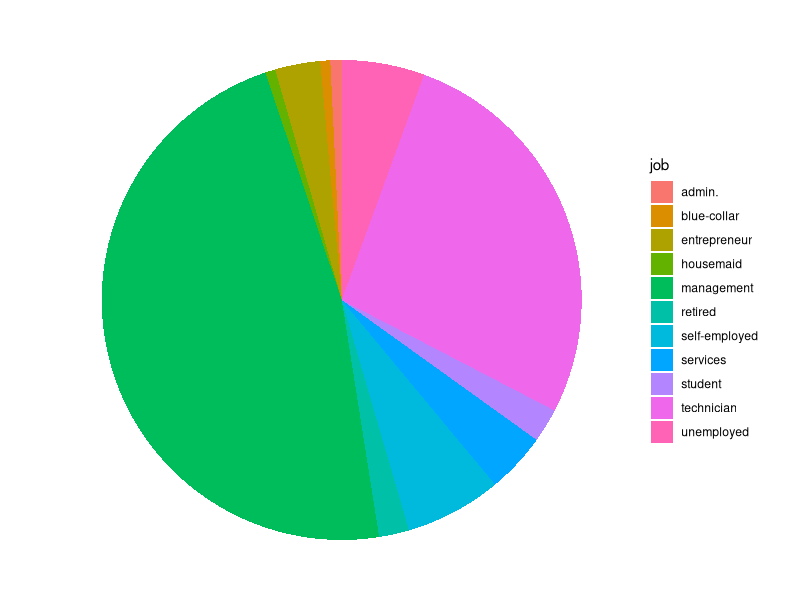
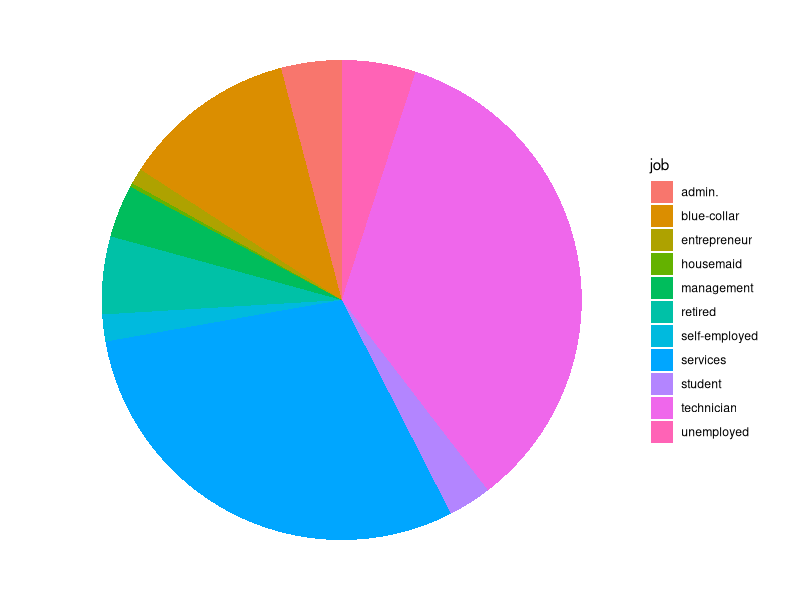
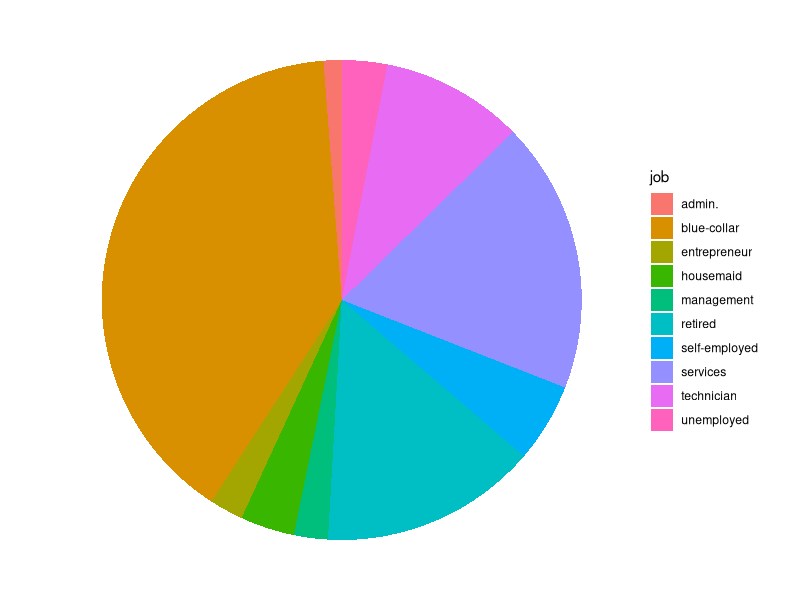

Here is the R script that generated these plots, in order:
## ---- chunk 1
knitr::opts_chunk$set(echo = TRUE)
options(scipen = 9999)
options(width = 70)
knitr::opts_chunk$set(linewidth = 60)
library(knitr)
library(formatR)
library(ggplot2)
opts_chunk$set(tidy.opts=list(width.cutoff=40),tidy=TRUE)
mode <- function(v, empty = FALSE) {
  if(empty){
    v = v[v != ""]
  }
  uniqv <- unique(v)
  uniqv[which.max(tabulate(match(v, uniqv)))]
}
## ---- chunk 2
bankn <- read.csv("2021-Set03-QualityAssured.csv", 
                  header = T, sep = ",", stringsAsFactors = T)
## ---- chunk 3
summary(bankn$RefNum)
## ---- chunk 4
summary(bankn$age)
## ---- chunk 5
bankn$age[is.na(bankn$age)] <- median(bankn$age, na.rm = T)
summary(bankn$age)
## ---- chunk 6
summary(bankn$marital)
## ---- chunk 7
summary(bankn$job)
## ---- chunk 8
bankn[!(bankn$job %in% c("admin.", "unemployed", "management","housemaid", "entrepreneur", "student", "blue-collar","self-employed", "retired", "technician", "services")),2:5]
## ---- chunk 9
bankn <- bankn[(bankn$job %in% c("admin.", "unemployed", "management","housemaid", "entrepreneur", "student", "blue-collar","self-employed", "retired", "technician", "services")) | (bankn$education %in% 
                    c('tertiary','secondary','primary')),]
summary(bankn$job)
## ---- chunk 10
before <- bankn[!(bankn$job %in% c("admin.", "unemployed", "management","housemaid", "entrepreneur", "student", "blue-collar","self-employed", "retired", "technician", "services")),]
before
refnum <- before$RefNum
## ---- chunk 11
bankn[!(bankn$job %in% c("admin.", "unemployed", "management","housemaid", "entrepreneur", "student", "blue-collar","self-employed", "retired", "technician", "services")),"job"] <- mode(bankn$job[bankn$education == "primary"])
## ---- chunk 12
bankn[bankn$RefNum == refnum,]
## ---- chunk 13
summary(bankn$education)
## ---- chunk 14
ggplot(bankn[bankn$education == "tertiary",c(3,5)], aes(x="", y=job, fill=job)) +
  geom_bar(stat="identity", width=1) +coord_polar("y", start=0) +theme_void()
## ---- chunk 15
ggplot(bankn[bankn$education=="secondary",c(3,5)], aes(x="", y=job, fill=job)) +
  geom_bar(stat="identity", width=1) +coord_polar("y", start=0) + theme_void()
## ---- chunk 16
ggplot(bankn[bankn$education == "primary",c(3,5)], aes(x="", y=job, fill=job)) +
  geom_bar(stat="identity", width=1) +coord_polar("y", start=0) + theme_void()
## ---- chunk 17
geteducation <- function(jobs){
  lis <- vector()
  for (job in jobs) {
    tert <- length(bankn$education[bankn$education == "tertiary" & bankn$job == job])
    sec <- length(bankn$education[bankn$education == "secondary" & bankn$job == job])
    prim <- length(bankn$education[bankn$education == "primary" & bankn$job == job])
    len = nrow(bankn[bankn$job == job,])
    lis <- append(lis, ifelse(tert > sec & tert > prim, "tertiary", ifelse(sec > tert & sec > prim,
           "secondary", ifelse(prim > tert & prim > sec,
           "primary", '?'))))
  }
  return(lis)
}
## ---- chunk 18
getEducationRatio <- function(jobs){
    lis <- list()
    df <- data.frame()
    for (job in jobs) {
      tert <- length(bankn$education[bankn$education == "tertiary" & bankn$job == job])
      sec <- length(bankn$education[bankn$education == "secondary" & bankn$job == job])
      prim <- length(bankn$education[bankn$education == "primary" & bankn$job == job])
      len = nrow(bankn[bankn$job == job,])
      tertiary = round((tert/len)*100, digits = 2)
      secondary = round((sec/len)*100, digits = 2)
      primary = round((prim/len)*100, digits =2)
      lis <- append(lis, data.frame(c(tertiary,secondary,primary)))
    }
    return(do.call(rbind, lis))
}
## ---- chunk 19
missingEducation <- bankn[!(bankn$education %in% 
                    c('tertiary','secondary','primary')),
                  c('job','education')]

bankn$education[!(bankn$education %in% 
                    c('tertiary','secondary','primary'))] <- geteducation(
                      missingEducation$job)
summary(bankn$education)
## ---- chunk 20
jobs <- getEducationRatio(c("admin.", "unemployed", "management","housemaid", "entrepreneur", "student", "blue-collar","self-employed", "retired", "technician", "services"))
colnames(jobs) <- c("tertiary","secondary","primary")
rownames(jobs) <- c("admin.", "unemployed", "management","housemaid", "entrepreneur", "student", "blue-collar","self-employed", "retired", "technician", "services")
## ---- chunk 21
jobs
## ---- chunk 22
summary(bankn$housing)
## ---- chunk 23
summary(bankn$loan)
levels(bankn$loan)
## ---- chunk 24
summary(bankn$contact)
## ---- chunk 25
summary(bankn$day)
## ---- chunk 26
summary(bankn$month)
## ---- chunk 27
summary(bankn$duration)
## ---- chunk 28
summary(bankn$deposit)
## ---- chunk 29
summary(bankn$balance, maxsum = 10)
## ---- chunk 30
bankn$balance[c(8, 54, 26, 87)]
## ---- chunk 31
str(bankn)
#levels(bankn$job)
